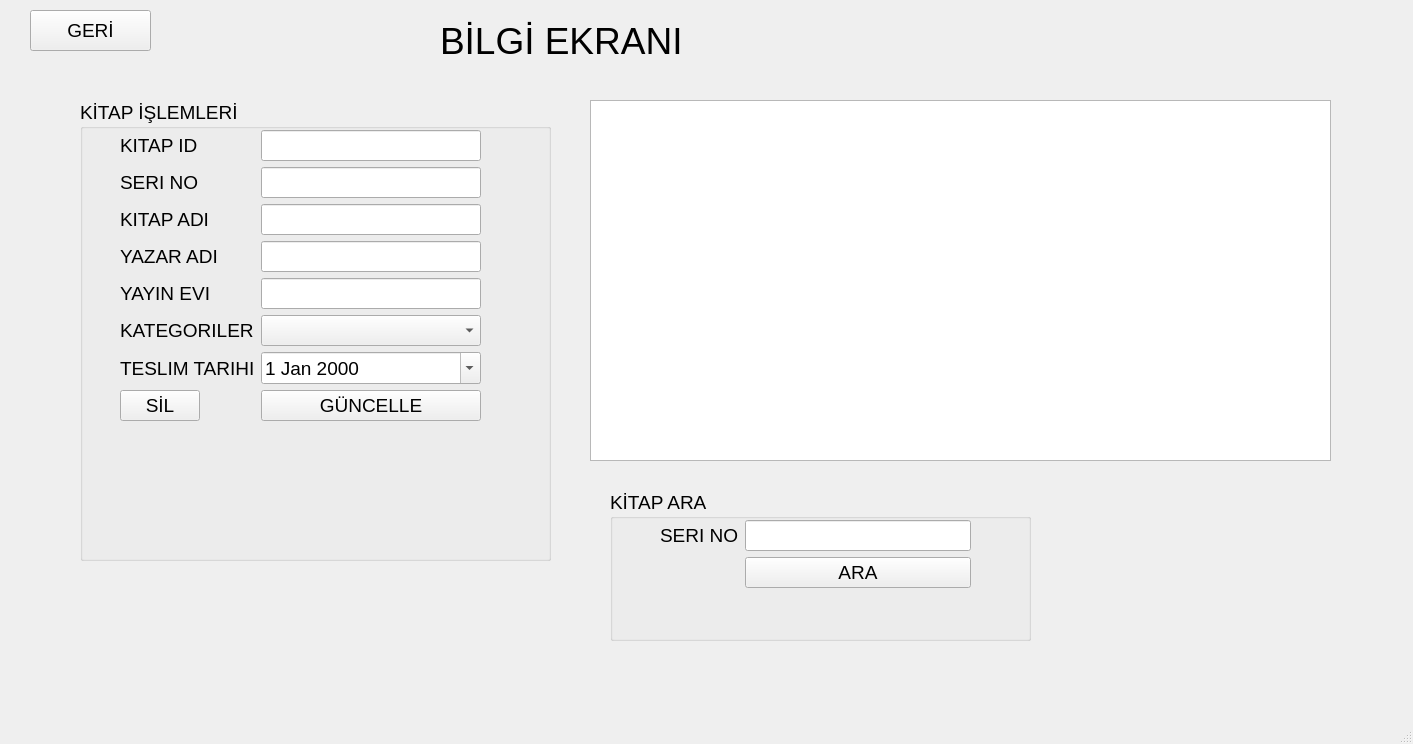
<?xml version="1.0" encoding="UTF-8"?>
<ui version="4.0">
 <class>Bilgi_Ekrani</class>
 <widget class="QMainWindow" name="Bilgi_Ekrani">
  <property name="geometry">
   <rect>
    <x>0</x>
    <y>0</y>
    <width>1413</width>
    <height>744</height>
   </rect>
  </property>
  <property name="font">
   <font>
    <pointsize>14</pointsize>
   </font>
  </property>
  <property name="windowTitle">
   <string>MainWindow</string>
  </property>
  <widget class="QWidget" name="centralwidget">
   <widget class="QGroupBox" name="groupBox">
    <property name="geometry">
     <rect>
      <x>80</x>
      <y>100</y>
      <width>471</width>
      <height>461</height>
     </rect>
    </property>
    <property name="title">
     <string>KİTAP İŞLEMLERİ</string>
    </property>
    <widget class="QWidget" name="formLayoutWidget">
     <property name="geometry">
      <rect>
       <x>40</x>
       <y>30</y>
       <width>361</width>
       <height>291</height>
      </rect>
     </property>
     <layout class="QFormLayout" name="formLayout">
      <item row="0" column="0">
       <widget class="QLabel" name="kITAPIDLabel">
        <property name="font">
         <font>
          <pointsize>14</pointsize>
         </font>
        </property>
        <property name="text">
         <string>KITAP ID</string>
        </property>
       </widget>
      </item>
      <item row="0" column="1">
       <widget class="QLineEdit" name="kITAPIDLineEdit"/>
      </item>
      <item row="1" column="0">
       <widget class="QLabel" name="SERINOguncel">
        <property name="font">
         <font>
          <pointsize>14</pointsize>
         </font>
        </property>
        <property name="text">
         <string>SERI NO</string>
        </property>
       </widget>
      </item>
      <item row="1" column="1">
       <widget class="QLineEdit" name="sERINOguncel"/>
      </item>
      <item row="2" column="0">
       <widget class="QLabel" name="kITAPADILabel">
        <property name="font">
         <font>
          <pointsize>14</pointsize>
         </font>
        </property>
        <property name="text">
         <string>KITAP ADI</string>
        </property>
       </widget>
      </item>
      <item row="2" column="1">
       <widget class="QLineEdit" name="kITAPADILineEdit"/>
      </item>
      <item row="3" column="0">
       <widget class="QLabel" name="yAZARADILabel">
        <property name="font">
         <font>
          <pointsize>14</pointsize>
         </font>
        </property>
        <property name="text">
         <string>YAZAR ADI</string>
        </property>
       </widget>
      </item>
      <item row="3" column="1">
       <widget class="QLineEdit" name="yAZARADILineEdit"/>
      </item>
      <item row="4" column="0">
       <widget class="QLabel" name="yAYINEVILabel">
        <property name="font">
         <font>
          <pointsize>14</pointsize>
         </font>
        </property>
        <property name="text">
         <string>YAYIN EVI</string>
        </property>
       </widget>
      </item>
      <item row="4" column="1">
       <widget class="QLineEdit" name="yAYINEVILineEdit"/>
      </item>
      <item row="5" column="0">
       <widget class="QLabel" name="kITAPTESLIMLabel">
        <property name="font">
         <font>
          <pointsize>14</pointsize>
         </font>
        </property>
        <property name="text">
         <string>KATEGORILER</string>
        </property>
       </widget>
      </item>
      <item row="5" column="1">
       <widget class="QComboBox" name="kITAPTESLIMComboBox">
        <property name="currentIndex">
         <number>-1</number>
        </property>
        <item>
         <property name="text">
          <string>BİLİM KURGU</string>
         </property>
        </item>
        <item>
         <property name="text">
          <string>PSİKOLOJİ</string>
         </property>
        </item>
        <item>
         <property name="text">
          <string>EĞİTİM</string>
         </property>
        </item>
        <item>
         <property name="text">
          <string>DÜNYA KLASİKLERİ</string>
         </property>
        </item>
        <item>
         <property name="text">
          <string>TÜRK KLASİKLERİ</string>
         </property>
        </item>
        <item>
         <property name="text">
          <string>FANTEZİ</string>
         </property>
        </item>
       </widget>
      </item>
      <item row="6" column="0">
       <widget class="QLabel" name="tESLIMTARIHILabel">
        <property name="font">
         <font>
          <pointsize>14</pointsize>
         </font>
        </property>
        <property name="text">
         <string>TESLIM TARIHI</string>
        </property>
       </widget>
      </item>
      <item row="6" column="1">
       <widget class="QDateEdit" name="dateEdit">
        <property name="calendarPopup">
         <bool>true</bool>
        </property>
       </widget>
      </item>
      <item row="7" column="0">
       <widget class="QPushButton" name="btn_sil">
        <property name="text">
         <string>SİL</string>
        </property>
       </widget>
      </item>
      <item row="7" column="1">
       <widget class="QPushButton" name="btn_guncelle">
        <property name="text">
         <string>GÜNCELLE</string>
        </property>
       </widget>
      </item>
     </layout>
    </widget>
   </widget>
   <widget class="QTableWidget" name="tableWidget">
    <property name="geometry">
     <rect>
      <x>590</x>
      <y>100</y>
      <width>741</width>
      <height>361</height>
     </rect>
    </property>
   </widget>
   <widget class="QGroupBox" name="groupBox_2">
    <property name="geometry">
     <rect>
      <x>610</x>
      <y>490</y>
      <width>421</width>
      <height>151</height>
     </rect>
    </property>
    <property name="title">
     <string>KİTAP ARA</string>
    </property>
    <widget class="QWidget" name="formLayoutWidget_2">
     <property name="geometry">
      <rect>
       <x>50</x>
       <y>30</y>
       <width>311</width>
       <height>91</height>
      </rect>
     </property>
     <layout class="QFormLayout" name="formLayout_2">
      <item row="2" column="0">
       <widget class="QLabel" name="SERINOBILGI">
        <property name="text">
         <string>SERI NO</string>
        </property>
       </widget>
      </item>
      <item row="2" column="1">
       <widget class="QLineEdit" name="sERINObilgi"/>
      </item>
      <item row="3" column="1">
       <widget class="QPushButton" name="pushButton">
        <property name="text">
         <string>ARA</string>
        </property>
       </widget>
      </item>
     </layout>
    </widget>
   </widget>
   <widget class="QLabel" name="label">
    <property name="geometry">
     <rect>
      <x>440</x>
      <y>10</y>
      <width>381</width>
      <height>61</height>
     </rect>
    </property>
    <property name="font">
     <font>
      <pointsize>28</pointsize>
      <weight>50</weight>
      <bold>false</bold>
     </font>
    </property>
    <property name="text">
     <string>BİLGİ EKRANI</string>
    </property>
   </widget>
   <widget class="QPushButton" name="btn_geri">
    <property name="geometry">
     <rect>
      <x>30</x>
      <y>10</y>
      <width>121</width>
      <height>41</height>
     </rect>
    </property>
    <property name="text">
     <string>GERİ</string>
    </property>
   </widget>
  </widget>
  <widget class="QMenuBar" name="menubar">
   <property name="geometry">
    <rect>
     <x>0</x>
     <y>0</y>
     <width>1413</width>
     <height>21</height>
    </rect>
   </property>
  </widget>
  <widget class="QStatusBar" name="statusbar"/>
 </widget>
 <resources/>
 <connections/>
</ui>
